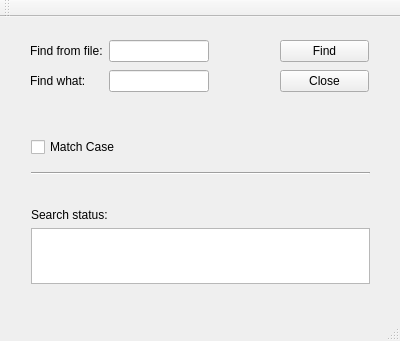
<?xml version="1.0" encoding="UTF-8"?>
<ui version="4.0">
 <class>MainWindow</class>
 <widget class="QMainWindow" name="MainWindow">
  <property name="geometry">
   <rect>
    <x>0</x>
    <y>0</y>
    <width>400</width>
    <height>341</height>
   </rect>
  </property>
  <property name="windowTitle">
   <string>MainWindow</string>
  </property>
  <widget class="QWidget" name="centralWidget">
   <widget class="QWidget" name="gridLayoutWidget">
    <property name="geometry">
     <rect>
      <x>20</x>
      <y>180</y>
      <width>361</width>
      <height>98</height>
     </rect>
    </property>
    <layout class="QGridLayout" name="gridLayout">
     <item row="1" column="0">
      <widget class="QTextBrowser" name="textBrowser"/>
     </item>
     <item row="0" column="0">
      <widget class="QLabel" name="label_3">
       <property name="text">
        <string>Search status:</string>
       </property>
      </widget>
     </item>
    </layout>
   </widget>
   <widget class="QWidget" name="gridLayoutWidget_2">
    <property name="geometry">
     <rect>
      <x>20</x>
      <y>100</y>
      <width>361</width>
      <height>80</height>
     </rect>
    </property>
    <layout class="QGridLayout" name="gridLayout_2">
     <item row="0" column="0">
      <widget class="QCheckBox" name="checkBox">
       <property name="text">
        <string>Match Case</string>
       </property>
      </widget>
     </item>
     <item row="1" column="0">
      <widget class="Line" name="line">
       <property name="orientation">
        <enum>Qt::Horizontal</enum>
       </property>
      </widget>
     </item>
    </layout>
   </widget>
   <widget class="QWidget" name="gridLayoutWidget_3">
    <property name="geometry">
     <rect>
      <x>19</x>
      <y>10</y>
      <width>201</width>
      <height>80</height>
     </rect>
    </property>
    <layout class="QGridLayout" name="gridLayout_3">
     <item row="0" column="0">
      <widget class="QLabel" name="label_2">
       <property name="text">
        <string>Find from file:</string>
       </property>
      </widget>
     </item>
     <item row="1" column="0">
      <widget class="QLabel" name="label">
       <property name="text">
        <string>Find what:</string>
       </property>
      </widget>
     </item>
     <item row="0" column="1">
      <widget class="QLineEdit" name="fileLineEdit"/>
     </item>
     <item row="1" column="1">
      <widget class="QLineEdit" name="keyLineEdit"/>
     </item>
    </layout>
   </widget>
   <widget class="QWidget" name="verticalLayoutWidget">
    <property name="geometry">
     <rect>
      <x>269</x>
      <y>10</y>
      <width>111</width>
      <height>80</height>
     </rect>
    </property>
    <layout class="QVBoxLayout" name="verticalLayout">
     <item>
      <widget class="QPushButton" name="findPushButton">
       <property name="text">
        <string>Find</string>
       </property>
      </widget>
     </item>
     <item>
      <widget class="QPushButton" name="closePushButton">
       <property name="text">
        <string>Close</string>
       </property>
      </widget>
     </item>
    </layout>
   </widget>
  </widget>
  <widget class="QMenuBar" name="menuBar">
   <property name="geometry">
    <rect>
     <x>0</x>
     <y>0</y>
     <width>400</width>
     <height>25</height>
    </rect>
   </property>
  </widget>
  <widget class="QToolBar" name="mainToolBar">
   <attribute name="toolBarArea">
    <enum>TopToolBarArea</enum>
   </attribute>
   <attribute name="toolBarBreak">
    <bool>false</bool>
   </attribute>
  </widget>
  <widget class="QStatusBar" name="statusBar"/>
 </widget>
 <layoutdefault spacing="6" margin="11"/>
 <resources/>
 <connections>
  <connection>
   <sender>closePushButton</sender>
   <signal>clicked()</signal>
   <receiver>MainWindow</receiver>
   <slot>close()</slot>
   <hints>
    <hint type="sourcelabel">
     <x>324</x>
     <y>110</y>
    </hint>
    <hint type="destinationlabel">
     <x>199</x>
     <y>170</y>
    </hint>
   </hints>
  </connection>
  <connection>
   <sender>fileLineEdit</sender>
   <signal>editingFinished()</signal>
   <receiver>findPushButton</receiver>
   <slot>setFocus()</slot>
   <hints>
    <hint type="sourcelabel">
     <x>169</x>
     <y>72</y>
    </hint>
    <hint type="destinationlabel">
     <x>287</x>
     <y>76</y>
    </hint>
   </hints>
  </connection>
  <connection>
   <sender>keyLineEdit</sender>
   <signal>editingFinished()</signal>
   <receiver>findPushButton</receiver>
   <slot>setFocus()</slot>
   <hints>
    <hint type="sourcelabel">
     <x>191</x>
     <y>113</y>
    </hint>
    <hint type="destinationlabel">
     <x>284</x>
     <y>73</y>
    </hint>
   </hints>
  </connection>
 </connections>
</ui>
